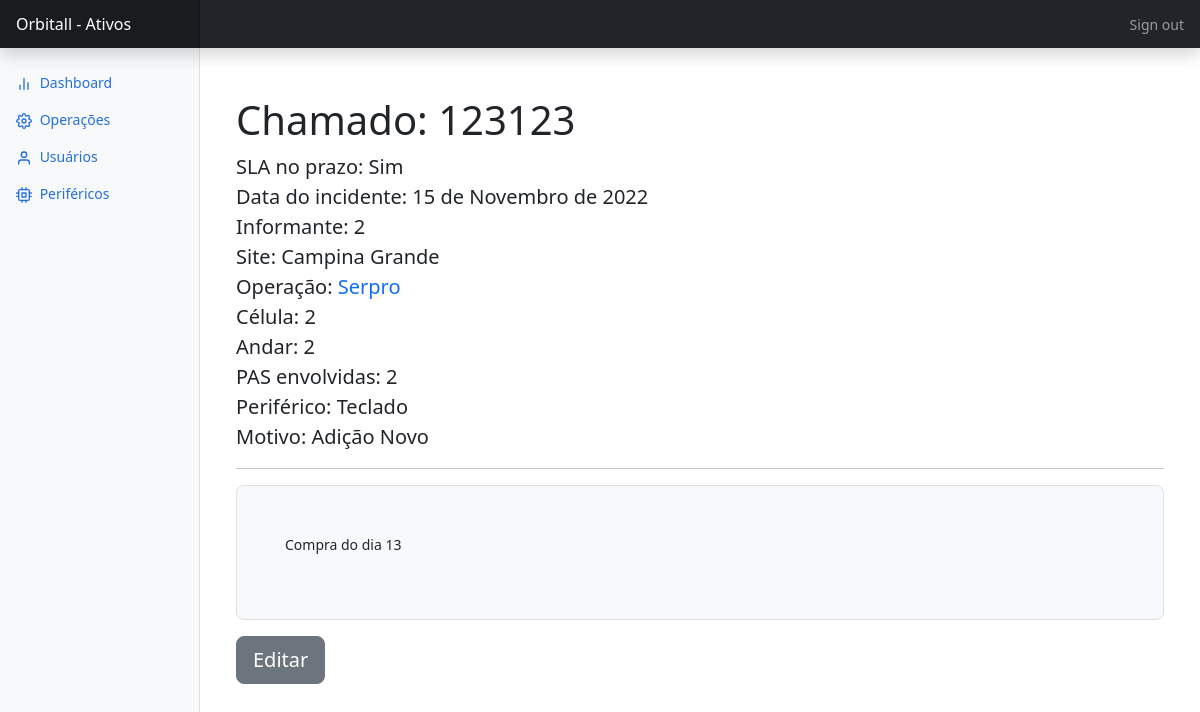
/home/incidente/123123, run on an earlier commit of the app's database.
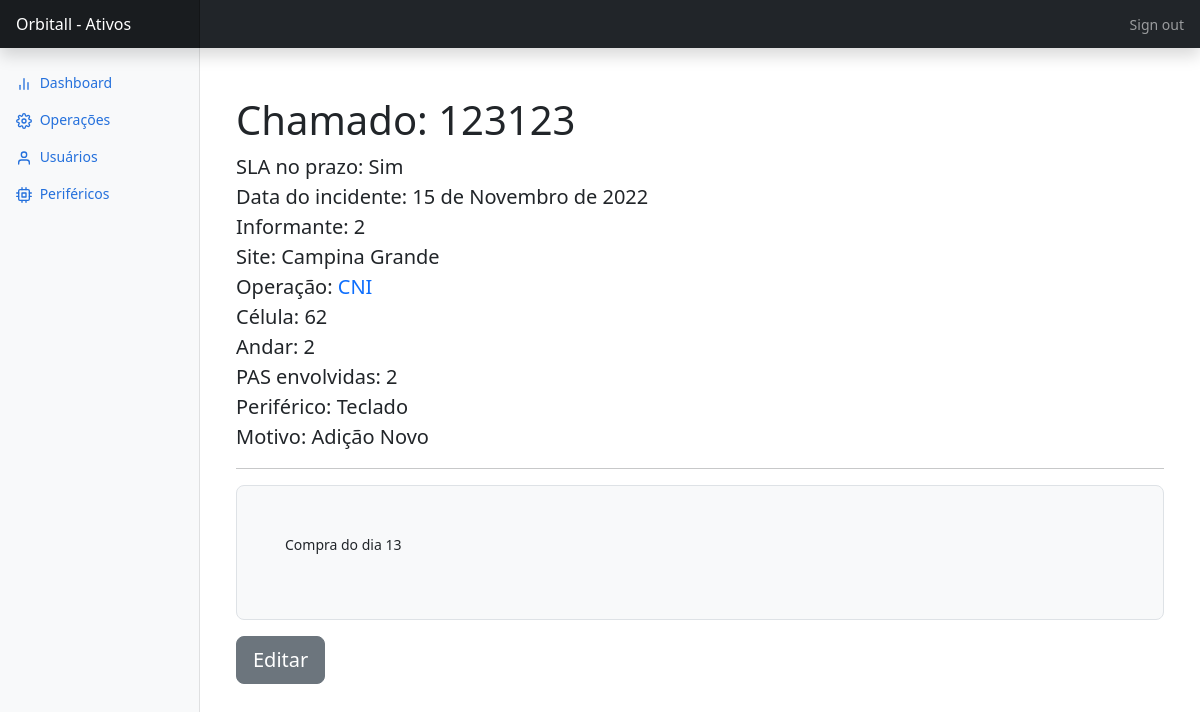
And on a later commit of the database.
### cadastroEquipamento/models.py (models this page shows, shortened)
class TblSolicitacao(models.Model):
    MOTIVO_CHOICES = (
        ("extravio","Extravio - Retirada indevida"),
        ("adicao","Adição Novo"),
        ("quebra","Quebra - Por Desgaste"),
        ("quebra_mal_uso","Quebra - Mal Uso"),
        ("troca","Troca")
    )
    chamado = models.CharField(max_length=7, unique=True)
    sla = models.BooleanField(default=False)
    data_incidentes = models.DateField(auto_now_add=True)
    solicitante = models.CharField(max_length=50)
    site = models.CharField(max_length=50)
    operacao = models.ForeignKey("TblOperacao", on_delete=models.PROTECT , related_name="incidentes_ativos")
    andar = models.CharField(max_length=10)
    periferico = models.ForeignKey("TblPeriferico", on_delete=models.PROTECT, related_name="perifericos")
    motivo = models.CharField(max_length=50, choices=MOTIVO_CHOICES, blank=False, null=False)
    observacao = models.TextField(max_length=50)
    pas = models.TextField(max_length=30)
    class Meta:
        managed = True
        db_table = 'tbl_solicitacao'
    def get_absolute_url(self):
        return reverse("incidente_details", kwargs={'chamado': self.chamado})

class TblOperacao(models.Model):
    operacao = models.CharField(unique=True, max_length=15)
    celula = models.IntegerField(default=0)
    qtd_solicitacao = models.IntegerField(blank=True, default=0)
    observacao = models.TextField()
    class Meta:
        managed = True
        db_table = 'tbl_operacao'
    def __str__(self):
        return self.operacao
    def get_absolute_url(self):
            return reverse("operacao_details", kwargs={'pk':self.pk})

class TblPeriferico(models.Model):
    tipo = models.CharField(max_length=50)
    qtd_periferico = models.IntegerField(blank=True, default=0)
    class Meta:
        managed = True
        db_table = "tbl_periferico"
    def __str__(self):
        return self.tipo

### cadastroEquipamento/views.py (the view, shortened to what this page needs)
# urls.py: path('incidente/<slug:chamado>', views.incidente_details, name='incidente_details'),
def incidente_details(request, chamado):
    incidente = get_object_or_404(TblSolicitacao, chamado = chamado)
    perifericos = TblPeriferico.objects.all()
    operacoes = TblOperacao.objects.all()
    if request.method == "GET":
        return render(request, "cadastroEquipamento/html/incidenteDetails.html", {'incidente':incidente, "perifericos":perifericos, "operacoes":operacoes, "motivos":TblSolicitacao.MOTIVO_CHOICES})

### templates/cadastroEquipamento/html/incidenteDetails.html (shortened to what this page needs)
{% extends 'cadastroEquipamento/html/base.html' %}
{% block main %}
    <main class="col-md-9 ms-sm-auto col-lg-10 px-md-4">
      <div class="container">
        <h1 class="mt-5">Chamado: {{incidente.chamado}}</h1>
        <p class="lead">
            SLA no prazo: <strong>{% if incidente.sla == True %}Sim {% else %} Não{% endif %}</strong> <br>
            Data do incidente: <strong>{{incidente.data_incidentes}}</strong> <br>
            Informante: <strong>{{incidente.solicitante}}</strong> <br>
            Site: <strong>{{incidente.site}}</strong> <br>
            Operação: <strong><a class="linkFormat" href="{{incidente.operacao.get_absolute_url}}"> {{incidente.operacao}} </a></strong> <br>
            Célula: <strong>{{incidente.operacao.celula}}</strong> <br>
            Andar: <strong>{{incidente.andar}}</strong> <br>
            PAS envolvidas: <strong>{{incidente.pas}}</strong> <br>
            Periférico: <strong>{{incidente.periferico}}</strong> <br>
            Motivo: <strong>{{incidente.motivo}}</strong>
        </p>
        <hr>
        <div class="h-100 p-5 bg-light border rounded-3">
            <p>{{incidente.observacao}}</p>
        </div>
        <div id="container_btns">
          <button type='button' class='btn btn-secondary btn-lg my-3' data-bs-toggle="modal" data-bs-target="#modalSheet"> <a class="linkFormatBtn" href="#">Editar</a></button>
        </div>
    </main>
{% endblock main %}

What changed in the data, as far as the page shows it:
changed TblSolicitacao "Campina Grande": operacao "Serpro" → "CNI"; operacao.celula "2" → "62"
